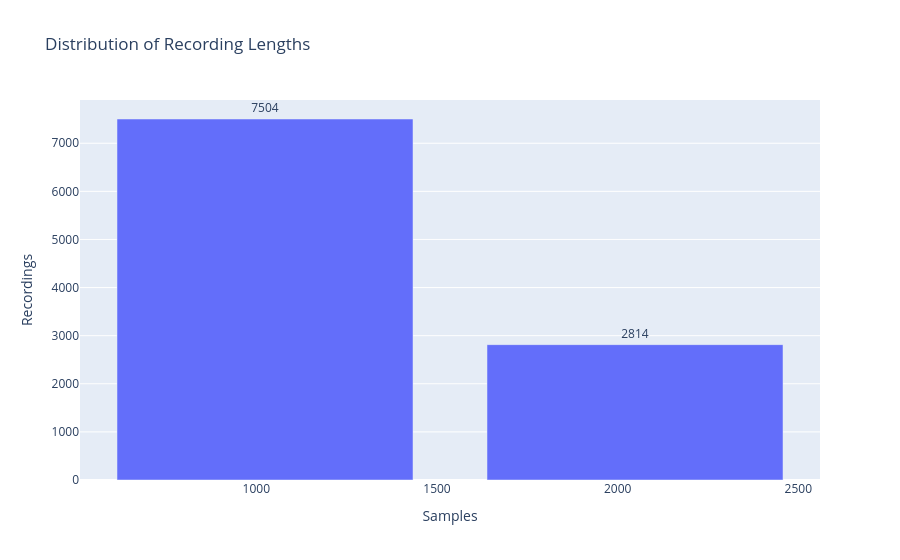

The notebook cell saved with this chart:
### Code cell
fig = px.bar(
    sample_counts,
    x="Samples",
    y="Recordings",
    text="Recordings",
    title="Distribution of Recording Lengths"
)

fig.update_traces(textposition="outside")

fig.show()

### Figure 1 — Plotly figure (JSON) as saved in the notebook; plotly's stock layout.template omitted (floating-point values rounded to 4 significant figures)
{"data": [{"hovertemplate": "Samples=%{x}<br>Recordings=%{text}<extra></extra>", "legendgroup": "", "marker": {"color": "#636efa", "pattern": {"shape": ""}}, "name": "", "orientation": "v", "showlegend": false, "text": [7504.0, 2814.0], "textposition": "outside", "type": "bar", "x": [1024, 2048], "xaxis": "x", "y": [7504, 2814], "yaxis": "y"}], "layout": {"barmode": "relative", "legend": {"tracegroupgap": 0}, "title": {"text": "Distribution of Recording Lengths"}, "xaxis": {"anchor": "y", "domain": [0, 1], "title": {"text": "Samples"}}, "yaxis": {"anchor": "x", "domain": [0, 1], "title": {"text": "Recordings"}}}}
